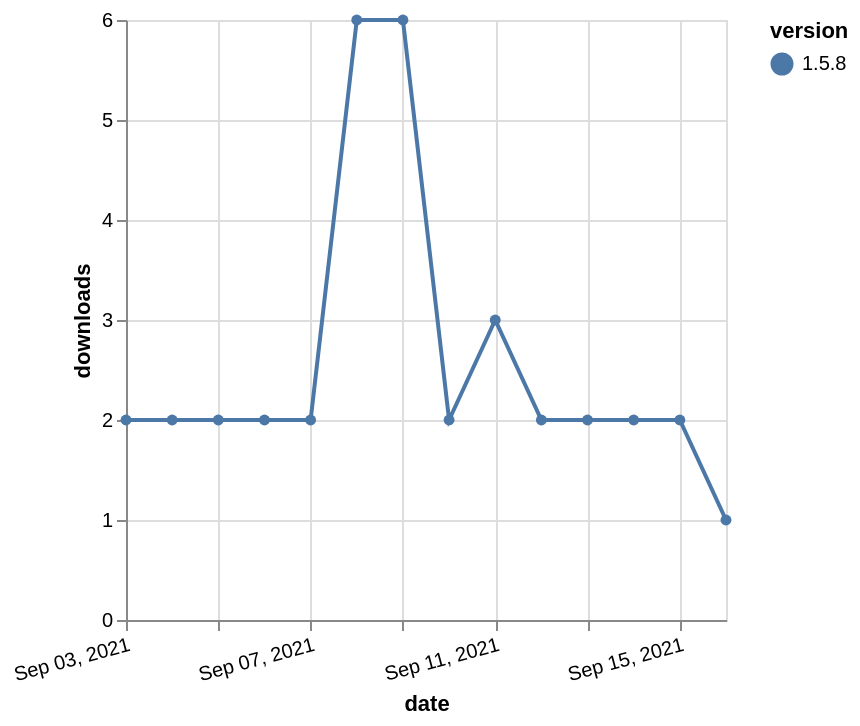

This figure's Vega-Lite source:
### Vega-Lite specification from a JSON file in a GitHub repository (floating-point values rounded to 4 significant figures)
{"$schema": "https://vega.github.io/schema/vega-lite/v5.json", "description": "A simple bar chart with embedded data.", "data": {"values": [{"date": "2021-09-03", "total": 9934, "delta": 2, "version": "1.5.8"}, {"date": "2021-09-04", "total": 9936, "delta": 2, "version": "1.5.8"}, {"date": "2021-09-05", "total": 9938, "delta": 2, "version": "1.5.8"}, {"date": "2021-09-06", "total": 9940, "delta": 2, "version": "1.5.8"}, {"date": "2021-09-07", "total": 9942, "delta": 2, "version": "1.5.8"}, {"date": "2021-09-08", "total": 9948, "delta": 6, "version": "1.5.8"}, {"date": "2021-09-09", "total": 9954, "delta": 6, "version": "1.5.8"}, {"date": "2021-09-10", "total": 9956, "delta": 2, "version": "1.5.8"}, {"date": "2021-09-11", "total": 9959, "delta": 3, "version": "1.5.8"}, {"date": "2021-09-12", "total": 9961, "delta": 2, "version": "1.5.8"}, {"date": "2021-09-13", "total": 9963, "delta": 2, "version": "1.5.8"}, {"date": "2021-09-14", "total": 9965, "delta": 2, "version": "1.5.8"}, {"date": "2021-09-15", "total": 9967, "delta": 2, "version": "1.5.8"}, {"date": "2021-09-16", "total": 9968, "delta": 1, "version": "1.5.8"}]}, "width": "container", "mark": {"type": "line", "point": {"filled": true}}, "encoding": {"x": {"field": "date", "type": "temporal", "timeUnit": "yearmonthdate", "title": "date", "axis": {"labelAngle": -15}}, "y": {"field": "delta", "type": "quantitative", "title": "downloads"}, "color": {"field": "version", "type": "nominal"}, "tooltip": {"field": "delta"}}}
